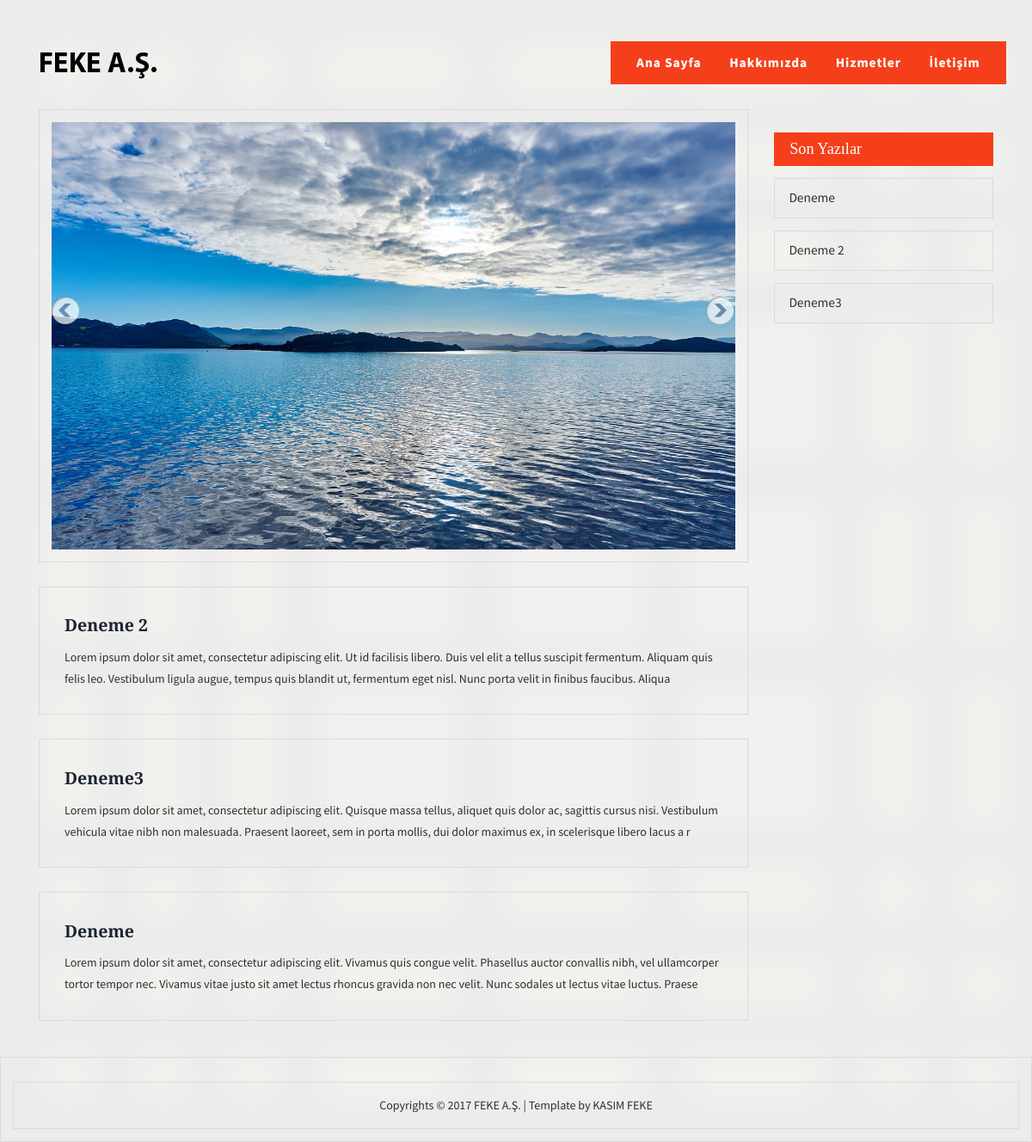
The page / on the database its author committed.
### tables this page shows
CREATE TABLE `ayarlar` (
  `ayar_id` int(11) NOT NULL,
  `ayar_logo` varchar(250) NOT NULL,
  `ayar_title` varchar(100) NOT NULL,
  `ayar_description` varchar(500) NOT NULL,
  `ayar_footer` varchar(500) NOT NULL,
  `ayar_adres` varchar(500) NOT NULL,
  `ayar_mail` varchar(100) NOT NULL,
  `ayar_telefon` varchar(50) NOT NULL
);

CREATE TABLE `menuler` (
  `menu_id` int(11) NOT NULL,
  `menu_ad` varchar(50) NOT NULL,
  `menu_url` varchar(300) NOT NULL,
  `menu_sira` varchar(50) NOT NULL DEFAULT '0'
);

CREATE TABLE `slider` (
  `slider_id` int(11) NOT NULL,
  `slider_ad` varchar(100) NOT NULL,
  `slider_resim_yol` varchar(500) NOT NULL,
  `slider_url` varchar(250) NOT NULL,
  `slider_sira` varchar(50) NOT NULL DEFAULT '0'
);

CREATE TABLE `sayfalar` (
  `sayfa_id` int(11) NOT NULL,
  `sayfa_tarih` datetime NOT NULL,
  `sayfa_ad` varchar(100) NOT NULL,
  `sayfa_yazi` text NOT NULL,
  `sayfa_sira` int(50) NOT NULL,
  `sayfa_anasayfa` enum('0','1') NOT NULL DEFAULT '0'
);

### index.php (the view)
<?php include 'header.php'; ?>
<div class="container">
	<div class="col-md-9 bann-right">
		<div class="banner">
			<div class="header-slider">
				<div class="slider">
					<div class="callbacks_container">
						<ul class="rslides" id="slider">
							<?php
							$slidersor=mysql_query("select * from slider order by slider_sira DESC");
							while ($slidercek=mysql_fetch_assoc($slidersor)) {
								?>
								<li><img src="uploads/<?php echo $slidercek['slider_resim_yol']; ?>" class="img-responsive" alt="uploads/<?php echo $slidercek['slider_ad']; ?>"></li>
								<?php } ?>
							</ul>
						</div>
					</div>
				</div>
			</div>
			<?php
			$sayfasorgu=mysql_query("select * from sayfalar where sayfa_anasayfa='1' order by sayfa_sira ASC");
			while ($sayfacek=mysql_fetch_assoc($sayfasorgu)) { ?>
			<div class="nam-matis">
				<div class="nam-matis-top">
					<div class="col-md-6 nam-matis-1">
						<h3><a href="single.php?sayfa_id=<?php echo $sayfacek['sayfa_id']; ?>"><?php echo $sayfacek['sayfa_ad']; ?></a></h3>
						<p><?php echo substr($sayfacek['sayfa_yazi'],0,265); ?></p>
					</div>
				</div>
				<div class="clearfix"></div>
			</div>
			<?php } ?>
		</div>
		<?php include 'sidebar.php'; ?>
		<div class="clearfix"> </div>
	</div>
	<div class="footer">
		<?php include 'footer.php'; ?>
	</div>

### header.php (shortened to what this page needs)
<?php include 'admin/netting/connect.php';
$ayarsor=mysql_query("select * from ayarlar");
$ayarcek=mysql_fetch_assoc($ayarsor);
 ?>
<!DOCTYPE HTML>
<html>
<head>
	<link href="css/bootstrap.css" rel="stylesheet" type="text/css" media="all">
	<link href="css/style.css" rel="stylesheet" type="text/css" media="all" />
</head>
<body>
	<div class="header">
		<div class="container">
			<div class="logo">
				<a href="index.php"><img src="<?php echo $ayarcek['ayar_logo']; ?>" class="img-responsive" alt=""></a>
			</div>
			<div class="head-nav">
				<ul class="cl-effect-1">
					<?php
					$menusorgu=mysql_query("select * from menuler");
					while ($menucek=mysql_fetch_assoc($menusorgu)) {
						?>
						<li class="active"><a href="<?php echo $menucek['menu_url']; ?>"><?php echo $menucek['menu_ad']; ?></a></li>
						<?php } ?>
						<div class="clearfix"></div>
					</ul>
				</div>
				<div class="clearfix"> </div>
			</div>
		</div>

### sidebar.php
<div class="col-md-3 bann-left">
	<h3>Son Yazılar</h3>
	<?php
	$sayfasorgu=mysql_query("select * from sayfalar");
	while ($sayfacek=mysql_fetch_assoc($sayfasorgu)) { ?>
	<div class="blo-top">
		<li><a href="single.php?sayfa_id=<?php echo $sayfacek['sayfa_id']; ?>"><?php echo $sayfacek['sayfa_ad']; ?></a></li>
	</div>
	<?php } ?>
</div>

### footer.php (shortened to what this page needs)
<div class="footer">
	<div class="copyright">
		<p><?php echo $ayarcek['ayar_footer']; ?></a></p>
	</div>
</div>

### css/style.css (style rules this page uses)
h4, h5, h6, h1, h2, h3 { margin-top: 0; }
ul, ol { margin: 0; }
p { margin: 0; }
html,body { font-family: 'Source Sans Pro', sans-serif; background: url(../images/sos.png)no-repeat; background-size: cover; -webkit-background-size: cover; -moz-background-size: cover; -o-background-size: cover; -ms-background-size: cover; }
body a { transition:0.5s all; -webkit-transition:0.5s all; -moz-transition:0.5s all; -o-transition:0.5s all; -ms-transition:0.5s all; }
.header { padding: 2em 0; }
.logo { float: left; }
.logo a { display:block; }
.head-nav ul li { display:inline-block; float:left; }
.head-nav { float: right; padding: 1em 1em; background:#f53f1a; }
.head-nav ul li a { position: relative; display: inline-block; margin: 0px 0px; outline: none; color: #fff; text-decoration: none; letter-spacing: 1px; font-weight: 700; text-shadow: 0 0 1px rgba(255,255,255,0.3); font-size: 1.1em; }
.head-nav ul { padding:0; margin: 0; }
*, *:after, *::before { -webkit-box-sizing: border-box; -moz-box-sizing: border-box; box-sizing: border-box; }
.head-nav ul li { display: inline-block; margin: 0; outline: none; text-decoration: none; letter-spacing: 1px; }
.head-nav ul li a { color: #000; }
.head-nav ul li a:hover,.head-nav ul li.active a { color:#FFF; }
.cl-effect-1 a::before, .cl-effect-1 a::after { display: inline-block; opacity: 0; -webkit-transition: -webkit-transform 0.3s, opacity 0.2s; -moz-transition: -moz-transform 0.3s, opacity 0.2s; transition: transform 0.3s, opacity 0.2s; }
.cl-effect-1 a::before { margin-right: 10px; content: '['; -webkit-transform: translateX(20px); -moz-transform: translateX(20px); transform: translateX(20px); }
.cl-effect-1 a::after { margin-left: 10px; content: ']'; -webkit-transform: translateX(-20px); -moz-transform: translateX(-20px); transform: translateX(-20px); }
.banner { padding: 1em 1em; border: 1px solid #D8DADC; }
.slider { position: relative; }
.rslides { position: relative; list-style: none; overflow: hidden; width: 100%; padding: 0; margin: 0; }
.rslides li { -webkit-backface-visibility: hidden; position: absolute; display: none; width: 100%; left: 0; top: 0; }
.rslides li:first-child { position: relative; display: block; float: left; }
.rslides img { display: block; height: auto; float: left; width: 100%; border: 0; }
.nam-matis { margin: 2em 0; padding: 1em; border: 1px solid #D8DADC; }
.nam-matis h3 a { text-decoration:none; }
.nam-matis h3 { font-size: 1.3em; color:#26313b; margin: 1em 0 0; font-size: 1.4em; font-weight: 700; font-family: 'Libre Baskerville', serif; }
.nam-matis p { color: #302e2e; font-size: 1em; line-height: 1.8em; margin: 1em 0; font-weight: 400; }
.blo-top { padding: 1px 1px; border: 1px solid #D8DADC; margin: 1em 0; }
.blo-top li { display: block; line-height: 1px; }
.blo-top li a { color: #302e2e; font-size: 1.1em; line-height: 2.8em; padding: 1em; text-decoration: none; }
.bann-left h3 { background: #f53f1a; color: #fff; padding: 0.5em 1em; margin: 1.5em 0 0; font-size: 1.3em; font-family: 'Libre Baskerville', serif; }
.footer { padding: 1em 1em; border: 1px solid #D8DADC; margin: 1em 0 0; }
.copyright { margin: 0 0 0; text-align: center; }
.copyright p { color: #302e2e; font-size: 1em; line-height: 1.8em; margin: 0; }

### rows shown on the page
ayarlar: ayar_logo (picture), ayar_footer "Copyrights © 2017 FEKE A.Ş. | Template by KASIM FEKE"
menuler: menu_ad "Ana Sayfa"
menuler: menu_ad "Hakkımızda"
menuler: menu_ad "Hizmetler"
menuler: menu_ad "İletişim"
slider: slider_resim_yol (picture)
sayfalar: sayfa_ad "Deneme 2", sayfa_yazi "Lorem ipsum dolor sit amet, consectetur adipiscing elit. Ut id facilisis libero. Duis vel elit a tellus suscipit fermentum. Aliquam quis felis leo. Vestibulum ligula augue, tempus quis blandit ut, fermentum eget nisl. Nunc porta velit in finibus faucibus. Aliqua"
sayfalar: sayfa_ad "Deneme3", sayfa_yazi "Lorem ipsum dolor sit amet, consectetur adipiscing elit. Quisque massa tellus, aliquet quis dolor ac, sagittis cursus nisi. Vestibulum vehicula vitae nibh non malesuada. Praesent laoreet, sem in porta mollis, dui dolor maximus ex, in scelerisque libero lacus a r"
sayfalar: sayfa_ad "Deneme", sayfa_yazi "Lorem ipsum dolor sit amet, consectetur adipiscing elit. Vivamus quis congue velit. Phasellus auctor convallis nibh, vel ullamcorper tortor tempor nec. Vivamus vitae justo sit amet lectus rhoncus gravida non nec velit. Nunc sodales ut lectus vitae luctus. Praese"
